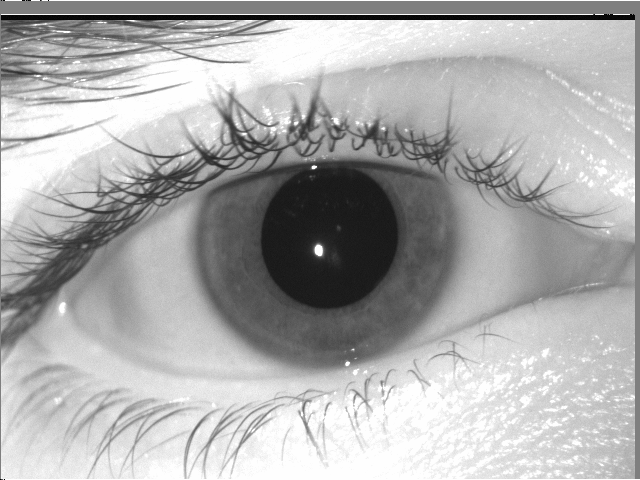
#> input picture assignment2/p2/04252d427.tiff, 640 x 480 px
$ python find_center_range.py
#> lines starting #> are read from the running program, lines starting #| are printed output that depends on the picture; after the words box and inside, x2 and y2 are one past the last pixel; in counts of white or black regions, pixels touching at a corner belong together
import cv2
import numpy as np
import matplotlib.pyplot as plt

def find_center_range(im, length_low=20, length_high=38):
    im_h, im_l = im.shape
    avg_min, ans_x, ans_y, ans_l = None, None, None, None
    im = cv2.morphologyEx(im, cv2.MORPH_OPEN, None)
    for l in xrange(length_low, length_high):
        for x in xrange(0, im_h - l):
            for y in xrange(0, im_l - l):
                avg = np.sum(im[x : x + l, y : y + l]) / float(l * l)
                if avg_min == None or avg < avg_min:
                    avg_min = avg
                    ans_x, ans_y, ans_l = x, y, l
    return ans_x, ans_y, ans_l

def test():
    im_path = "04252d427.tiff"
    # im_path = "/Volumes/Untitled/2008-03-11_13/05176/05176d354.tiff"
    im = cv2.imread(im_path, cv2.IMREAD_GRAYSCALE)
#> im is the input picture: shape (480, 640); min 0, max 254, mean 173.3
    im = cv2.resize(im, (160, 120))
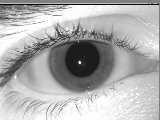
#> im: shape (120, 160); min 4, max 254, mean 173.8
    x, y, l = find_center_range(im)
#> in find_center_range, `im = cv2.morphologyEx(im, cv2.MORPH_OPEN, None)`:
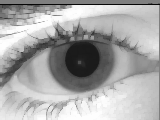
#> im: shape (120, 160); min 4, max 254, mean 167.6
#> after the loop in find_center_range, `for l in xrange(length_low, length_high):`: ans_l = 25; ans_x = 46; ans_y = 70; avg_min = 28.89
#> x = 46; y = 70; l = 25
    cv2.rectangle(im, (y, x), (y + l, x + l), 255)
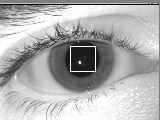
#> im: shape (120, 160); 0.52% of pixels changed, all inside (x1, y1, x2, y2) = (70, 46, 96, 72)
    plt.imshow(im, cmap='gray')
    plt.show()

if __name__ == "__main__":
    test()
